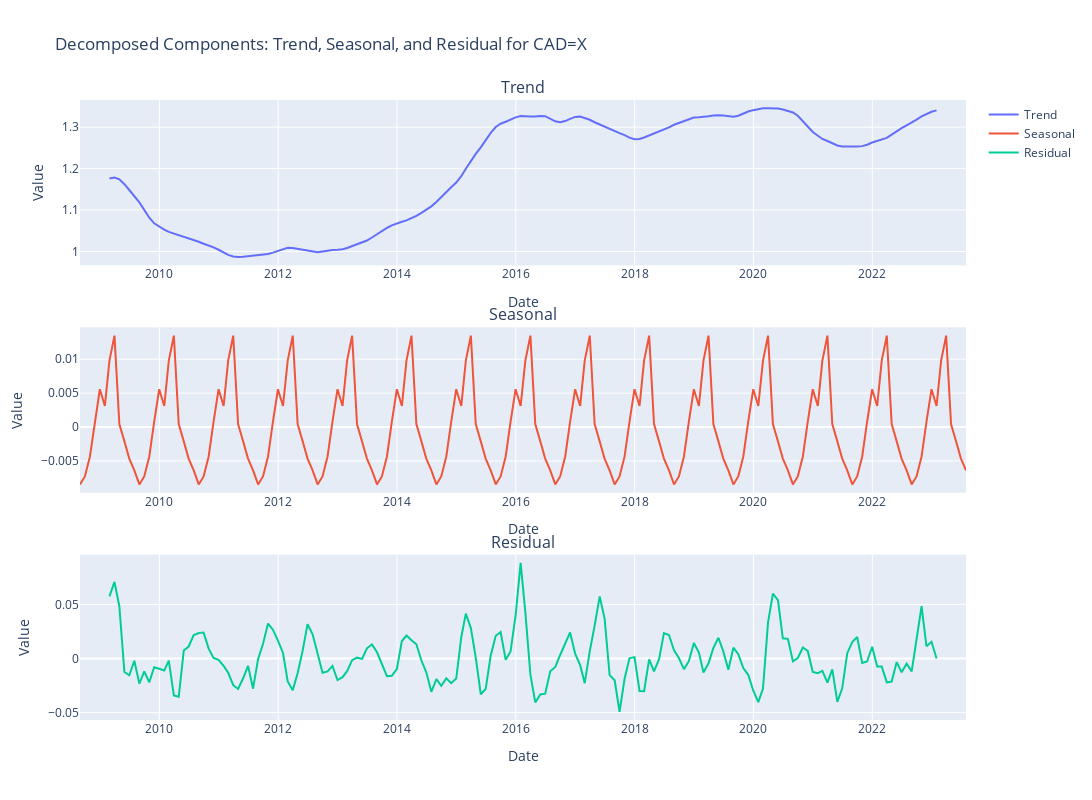

Notebook code for this chart:
### Markdown cell above
#### Plotting Trend, Seasonal, and Residual Components

### Code cell
import plotly.graph_objects as go
from plotly.subplots import make_subplots

cols = ["Trend", "Seasonal", "Residual"]

fig = make_subplots(rows=3, cols=1, subplot_titles=cols, vertical_spacing=0.1)

for i, col in enumerate(cols):
    fig.add_trace(
        go.Scatter(x=cad_monthly_decomposed.index, y=cad_monthly_decomposed[col], name=col),
        row=i+1,
        col=1
    )

fig.update_layout(height=800, width=1200, showlegend=True, title_text="Decomposed Components: Trend, Seasonal, and Residual for CAD=X")
fig.update_xaxes(title_text="Date")
fig.update_yaxes(title_text="Value", row=1, col=1)
fig.update_yaxes(title_text="Value", row=2, col=1)
fig.update_yaxes(title_text="Value", row=3, col=1)

fig.show()

### Figure 1 — Plotly figure (JSON) as saved in the notebook; plotly's stock layout.template omitted (floating-point values rounded to 4 significant figures; data arrays with more than 128 entries replaced by an {"elided": "..."} marker saying what was removed)
{"data": [{"name": "Trend", "type": "scatter", "x": {"elided": "180 str values"}, "xaxis": "x", "y": {"elided": "180 float values"}, "yaxis": "y"}, {"name": "Seasonal", "type": "scatter", "x": {"elided": "180 str values"}, "xaxis": "x2", "y": {"elided": "180 float values"}, "yaxis": "y2"}, {"name": "Residual", "type": "scatter", "x": {"elided": "180 str values"}, "xaxis": "x3", "y": {"elided": "180 float values"}, "yaxis": "y3"}], "layout": {"annotations": [{"font": {"size": 16}, "showarrow": false, "text": "Trend", "x": 0.5, "xanchor": "center", "xref": "paper", "y": 1, "yanchor": "bottom", "yref": "paper"}, {"font": {"size": 16}, "showarrow": false, "text": "Seasonal", "x": 0.5, "xanchor": "center", "xref": "paper", "y": 0.6333, "yanchor": "bottom", "yref": "paper"}, {"font": {"size": 16}, "showarrow": false, "text": "Residual", "x": 0.5, "xanchor": "center", "xref": "paper", "y": 0.2667, "yanchor": "bottom", "yref": "paper"}], "height": 800, "showlegend": true, "title": {"text": "Decomposed Components: Trend, Seasonal, and Residual for CAD=X"}, "width": 1200, "xaxis": {"anchor": "y", "domain": [0, 1], "title": {"text": "Date"}}, "xaxis2": {"anchor": "y2", "domain": [0, 1], "title": {"text": "Date"}}, "xaxis3": {"anchor": "y3", "domain": [0, 1], "title": {"text": "Date"}}, "yaxis": {"anchor": "x", "domain": [0.7333, 1], "title": {"text": "Value"}}, "yaxis2": {"anchor": "x2", "domain": [0.3667, 0.6333], "title": {"text": "Value"}}, "yaxis3": {"anchor": "x3", "domain": [0, 0.2667], "title": {"text": "Value"}}}}
